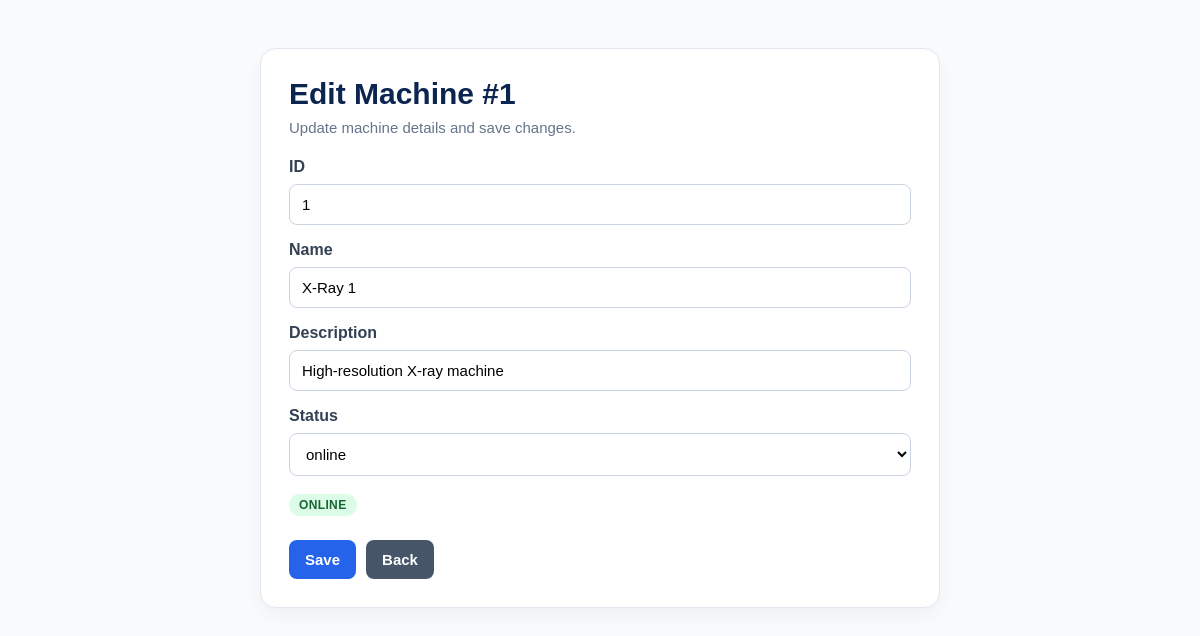
/admin/machines/1/edit (signed in), run on the app's committed database.
### models/__init__.py (models this page shows, shortened)
class Machine(db.Model):
    id = db.Column(db.Integer, primary_key=True)
    name = db.Column(db.String(120), unique=True, nullable=False)
    description = db.Column(db.String(255), nullable=True)
    status = db.Column(db.String(20), nullable=False, default="online")
    bookings = db.relationship("Booking", back_populates="machine", lazy=True)

### routes/admin.py (the view, shortened to what this page needs)
@admin_bp.route("/machines/<int:machine_id>/edit", methods=["GET", "POST"])
@login_required
def edit_machine(machine_id: int):
    machine = db.session.get(Machine, machine_id)
    if machine is None:
        abort(404)
    return render_template(
        "admin/edit_machine.html",
        machine=machine,
        statuses=sorted(MACHINE_VALID_STATUSES),
    )

### models/__init__.py (called while the page is built)
@login_manager.user_loader
def load_user(user_id):
    return db.session.get(User, int(user_id))

### templates/admin/edit_machine.html (shortened to what this page needs)
<!doctype html>
<html lang="en">
<head>
</head>
<body>
    <main class="container">
        <section class="panel">
            <h1>Edit Machine #{{ machine.id }}</h1>
            <p class="sub">Update machine details and save changes.</p>
            <form method="post">
                <label for="id">ID</label>
                <input id="id" name="id" type="number" min="1" value="{{ machine.id }}" required>
                <label for="name">Name</label>
                <input id="name" name="name" value="{{ machine.name }}" required>
                <label for="description">Description</label>
                <input id="description" name="description" value="{{ machine.description }}" required>
                <label for="status">Status</label>
                <select id="status" name="status" required>
                    {% for status in statuses %}
                    <option value="{{ status }}" {% if machine.status == status %}selected{% endif %}>{{ status }}</option>
                    {% endfor %}
                </select>
                <div class="status-preview">
                    <span id="statusBadge" class="status {{ machine.status }}">{{ machine.status }}</span>
                </div>
                <div class="row">
                    <button type="submit">Save</button>
                    <a class="back" href="{{ url_for('admin.machine_list') }}">Back</a>
                </div>
            </form>
        </section>
    </main>
</body>
</html>

### templates/admin/edit_machine.html (style rules this page uses)
:root { --navy: #0f172a; --blue: #2563eb; --slate: #475569; --border: #e2e8f0; --bg: #f8fafc; --text: #1e293b; --muted: #64748b; --green-bg: #dcfce7; --green-text: #166534; --red-bg: #fee2e2; --red-text: #991b1b; --yellow-bg: #fef3c7; --yellow-text: #92400e; }
* { box-sizing: border-box; }
body { margin: 0; font-family: Arial, sans-serif; background: var(--bg); color: var(--text); }
.container { max-width: 720px; margin: 48px auto; padding: 0 20px; }
.panel { background: #fff; border: 1px solid var(--border); border-radius: 16px; padding: 28px; box-shadow: 0 8px 18px rgba(15, 23, 42, 0.04); }
h1 { margin: 0 0 8px; font-size: 30px; color: #0b2450; }
.sub { margin: 0 0 22px; color: var(--muted); font-size: 15px; }
label { display: block; margin-top: 16px; margin-bottom: 8px; font-weight: 700; color: #334155; }
input, select { width: 100%; box-sizing: border-box; padding: 11px 12px; border: 1px solid #cbd5e1; border-radius: 8px; font-size: 15px; background: #fff; }
.status-preview { margin-top: 18px; }
.status { font-size: 12px; font-weight: 700; text-transform: uppercase; padding: 4px 10px; border-radius: 999px; display: inline-block; letter-spacing: 0.03em; }
.status.online { background: var(--green-bg); color: var(--green-text); }
.row { display: flex; gap: 10px; margin-top: 24px; flex-wrap: wrap; }
button, .back { border: none; border-radius: 8px; padding: 11px 16px; font-weight: 700; font-size: 15px; cursor: pointer; text-decoration: none; display: inline-flex; align-items: center; justify-content: center; }
button { background: var(--blue); color: #fff; }
.back { background: var(--slate); color: #fff; }

### data on the page
Machine: id "1", name "X-Ray 1", description "High-resolution X-ray machine", status "online"
